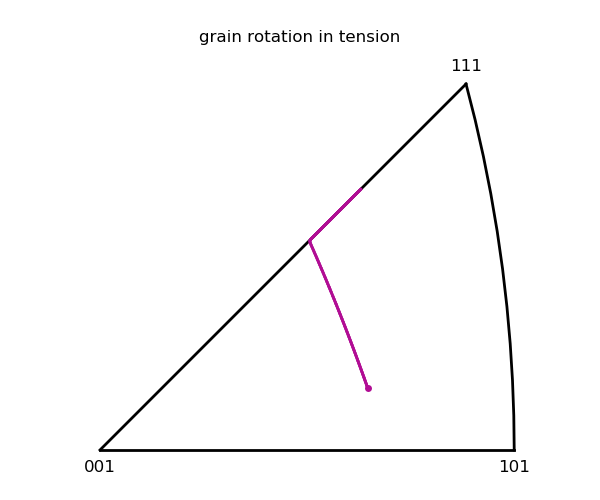

Python code for this plot:
import numpy as np
import os
from pymicro.crystal.microstructure import Microstructure, Orientation, Grain
from pymicro.crystal.texture import PoleFigure
from matplotlib import pyplot as plt

# read data from Z-set calculation (50% tension load)
data = np.genfromtxt('../data/R_1g.dat')
t, R11, R22, R33, R12, R23, R31, R21, R32, R13, _, _, _, _ = data.T
step = 1 # plot every step point
max_step = data.shape[0]

# create a microstructure with the initial grain orientation
micro = Microstructure(name='1g', autodelete=True)
g = Grain(50, Orientation.from_euler((12.293, 149.266, -167.068)))
micro.add_grains([(12.293, 149.266, -167.068)], grain_ids=[50])

ipf = PoleFigure(proj='stereo', microstructure=micro)
ipf.mksize = 100
ipf.set_map_field('grain_id')

fig = plt.figure(1, figsize=(6, 5)) # for IPF
ax1 = fig.add_subplot(111, aspect='equal')
print('** plotting the initial orientation (with label for legend) **')
ipf.plot_sst(ax = ax1, mk='.', col='k', ann=False)
ax1.set_title('grain rotation in tension')
axis = np.array([0, 0, 1])

grain = micro.get_grain(50)
cgid = Microstructure.rand_cmap().colors[grain.id] # color by grain id
g = grain.orientation_matrix()
axis_rot_sst_prev = np.array(ipf.sst_symmetry_cubic(g.dot(axis)))
print('** plotting ipf loading axis trajectory **')
for k in range(0, max_step, step):
  rot = np.array([[R11[k], R12[k], R13[k]], 
                  [R21[k], R22[k], R23[k]],
                  [R31[k], R32[k], R33[k]]])
  # apply R^t to the initial orientation given by g
  new_g = rot.transpose().dot(g)
  axis_rot_sst = ipf.sst_symmetry_cubic(new_g.dot(axis))
  ipf.plot_line_between_crystal_dir(axis_rot_sst_prev, axis_rot_sst, ax=ax1, col=cgid, steps=2)
  axis_rot_sst_prev = axis_rot_sst
del ipf
del micro  # automatically delete .h5 and .xdmf

plt.subplots_adjust(bottom=0.0, top=0.9, left=0.0, right=1.0)
image_name = os.path.splitext(__file__)[0] + '.png'
print('writting %s' % image_name)
plt.savefig(image_name, format='png')

from matplotlib import image

image.thumbnail(image_name, 'thumb_' + image_name, 0.2)
